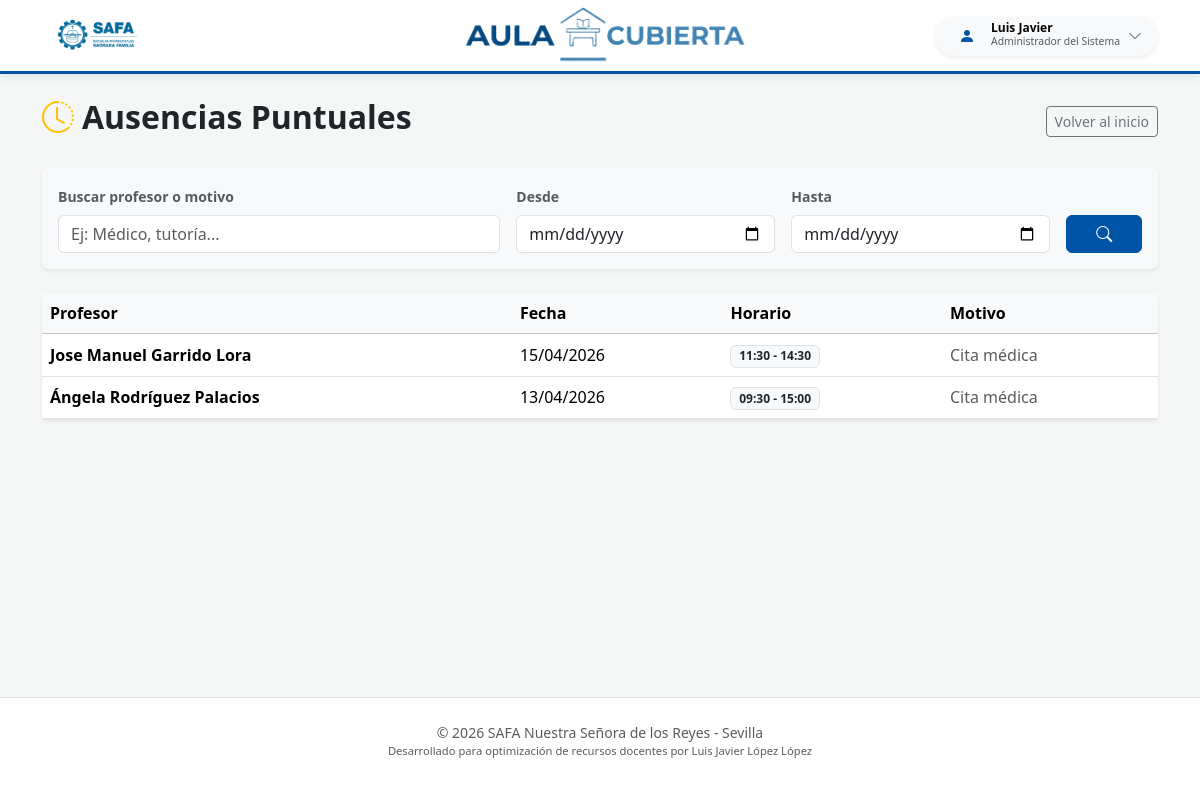
The app's page /central/ausencias/ (signed in), older data.
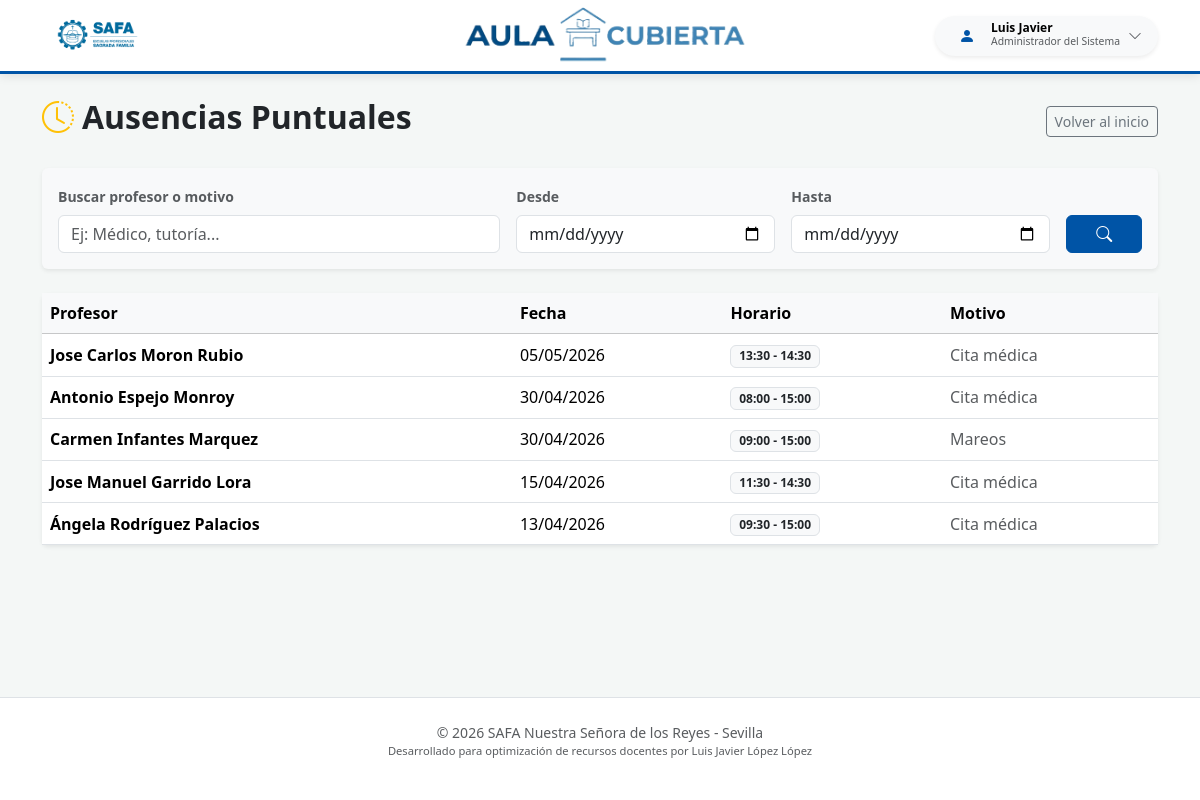
The same page, newer data.
### safa_guardias/models.py (models this page shows, shortened)
class CentroSaaSModel(models.Model):
    centro = models.ForeignKey(
        'CentroEscolar',
        on_delete=models.CASCADE,
        null=True, # Lo dejamos nullable por ahora para que no te dé error al hacer make migrations con datos existentes
        blank=True
    )
    class Meta:
        abstract = True

class Profesor(CentroSaaSModel):
    ROLES_CHOICES = [
        ('ADMIN', 'Administrador del Sistema'),
        ('DIRECCION', 'Dirección'),
        ('JEFATURA', 'Jefatura de Estudios'),
        ('PROFESOR', 'Profesorado'),
    ]
    nombre = models.CharField(max_length=100)
    apellidos = models.CharField(max_length=150)
    abreviatura = models.CharField(max_length=10)
    email = models.EmailField(blank=True, null=True)
    usuario = models.OneToOneField(User, on_delete=models.SET_NULL, null=True, blank=True, related_name='perfil_profesor')
    rol = models.CharField(max_length=20, choices=ROLES_CHOICES, default='PROFESOR')
    centro = models.ForeignKey(CentroEscolar, on_delete=models.CASCADE, related_name='profesores', null=True, blank=True)

class AusenciaPuntual(CentroSaaSModel):
    profesor = models.ForeignKey(Profesor, on_delete=models.CASCADE, related_name='ausencias_puntuales')
    fecha = models.DateField(default=timezone.now, verbose_name="Fecha de la ausencia")
    hora_inicio = models.TimeField(verbose_name="Desde las...")
    hora_fin = models.TimeField(verbose_name="Hasta las...")
    motivo = models.CharField(max_length=255, blank=True, null=True)

### safa_guardias/views.py (the view)
# urls.py: path('central/ausencias/', views.lista_ausencias, name='lista_ausencias'),
@login_required
def lista_ausencias(request):
    centro = obtener_centro_usuario(request)
    ausencias = AusenciaPuntual.objects.filter(profesor__centro=centro).order_by('-fecha')
    q = request.GET.get('q', '')
    fecha_desde = request.GET.get('fecha_desde', '')
    fecha_hasta = request.GET.get('fecha_hasta', '')
    if q:
        ausencias = ausencias.filter(
            Q(profesor__nombre__icontains=q) |
            Q(profesor__apellidos__icontains=q) |
            Q(motivo__icontains=q)
        )
    if fecha_desde:
        ausencias = ausencias.filter(fecha__gte=fecha_desde)
    if fecha_hasta:
        ausencias = ausencias.filter(fecha__lte=fecha_hasta)
    context = {'ausencias': ausencias, 'q': q, 'fecha_desde': fecha_desde, 'fecha_hasta': fecha_hasta}
    return render(request, 'lista_ausencias.html', context)

### safa_guardias/context_processors.py (called while the page is built)
def selector_centros_global(request):
    es_admin = request.user.is_authenticated and (
            request.user.is_superuser or
            (hasattr(request.user, 'perfil_profesor') and request.user.perfil_profesor.rol == 'ADMIN')
    )
    if es_admin:
        return {
            'lista_centros_admin': CentroEscolar.objects.all().order_by('nombre'),
            'centro_activo_admin': obtener_centro_usuario(request)
        }
    return {}

### safa_guardias/utils.py (called while the page is built)
def obtener_centro_usuario(request):
    es_admin = request.user.is_superuser or (
            hasattr(request.user, 'perfil_profesor') and request.user.perfil_profesor.rol == 'ADMIN'
    )
    if es_admin:
        centro_id_sesion = request.session.get('centro_activo_id')
        if centro_id_sesion:
            return CentroEscolar.objects.filter(id=centro_id_sesion).first()
    try:
        return request.user.perfil_profesor.centro
    except AttributeError:
        return None

### templates/lista_ausencias.html (shortened to what this page needs)
{% extends 'base.html' %}
{% block body %}
<div class="container py-4">
    <div class="d-flex justify-content-between align-items-center mb-4">
        <h2 class="fw-bold"><i class="bi bi-clock-history text-warning me-2"></i>Ausencias Puntuales</h2>
        <a href="{% url 'centro_datos' %}" class="btn btn-outline-secondary btn-sm">Volver al inicio</a>
    </div>
    <div class="card border-0 shadow-sm mb-4 bg-light">
        <div class="card-body">
            <form method="GET" class="row g-3 align-items-end">
                <div class="col-md-5">
                    <label class="form-label small fw-bold text-muted">Buscar profesor o motivo</label>
                    <input type="text" name="q" class="form-control" placeholder="Ej: Médico, tutoría..." value="{{ q }}">
                </div>
                <div class="col-md-3">
                    <label class="form-label small fw-bold text-muted">Desde</label>
                    <input type="date" name="fecha_desde" class="form-control" value="{{ fecha_desde }}">
                </div>
                <div class="col-md-3">
                    <label class="form-label small fw-bold text-muted">Hasta</label>
                    <input type="date" name="fecha_hasta" class="form-control" value="{{ fecha_hasta }}">
                </div>
                <div class="col-md-1">
                    <button type="submit" class="btn btn-primary w-100"><i class="bi bi-search"></i></button>
                </div>
            </form>
        </div>
    </div>
    <div class="card border-0 shadow-sm">
        <div class="card-body p-0">
            <table class="table table-hover align-middle mb-0">
                <thead class="table-light">
                    <tr>
                        <th>Profesor</th>
                        <th>Fecha</th>
                        <th>Horario</th>
                        <th>Motivo</th>
                    </tr>
                </thead>
                <tbody>
                    {% for ausencia in ausencias %}
                    <tr>
                        <td class="fw-bold">{{ ausencia.profesor.nombre }} {{ ausencia.profesor.apellidos }}</td>
                        <td>{{ ausencia.fecha|date:"d/m/Y" }}</td>
                        <td><span class="badge bg-light text-dark border">{{ ausencia.hora_inicio|time:"H:i" }} - {{ ausencia.hora_fin|time:"H:i" }}</span></td>
                        <td class="text-muted">{{ ausencia.motivo|default:"-" }}</td>
                    </tr>
                    {% empty %}
                    <tr><td colspan="4" class="text-center py-4 text-muted">No se encontraron ausencias.</td></tr>
                    {% endfor %}
                </tbody>
            </table>
        </div>
    </div>
</div>
{% endblock %}

### templates/base.html (shortened to what this page needs)
{% load django_bootstrap5 %}
{% load static %}
<!DOCTYPE html>
<html lang="es">
<head>
    {% bootstrap_css %}
    <link rel="stylesheet" href="https://cdn.jsdelivr.net/npm/bootstrap-icons@1.11.0/font/bootstrap-icons.css">
    <link rel="stylesheet" href="{% static 'css/global.css' %}">
    <link href="https://cdn.jsdelivr.net/npm/tom-select@2.2.2/dist/css/tom-select.bootstrap5.min.css" rel="stylesheet">
</head>
<body class="d-flex flex-column min-vh-100">
    {% include 'barra_navegacion.html' %}
    <main class="flex-fill">
        {% block body %}
        {% endblock %}
    </main>
    {% include 'pie_pagina.html' %}
</body>
</html>

### templates/barra_navegacion.html (shortened to what this page needs)
{% load static %}
<nav class="navbar navbar-expand-lg navbar-light sticky-top py-2">
    <div class="container">
        <a class="navbar-brand" href="{% url 'index' %}">
            <img src="{% static 'images/logo_safa.png' %}" alt="Logo SAFA" style="height: 45px; width: auto;">
        </a>
        <div class="navbar-title-center d-none d-md-block">
            <a href="{% url 'index' %}">
                <img src="{% static 'images/logo.png' %}" alt="Logo App" style="height: 80px; width: auto;">
            </a>
        </div>
        <div class="ms-auto d-flex align-items-center">
            {% if user.is_authenticated %}
                <div class="dropdown">
                    <button class="btn btn-light border-0 d-flex align-items-center gap-2 rounded-pill px-3 py-1 shadow-sm"
                            type="button" id="userMenu" data-bs-toggle="dropdown" aria-expanded="false" data-bs-auto-close="outside">
                        <div class="icon-safa text-white rounded-circle d-flex align-items-center justify-content-center"
                             style="width: 32px; height: 32px;">
                            <i class="bi bi-person-fill"></i>
                        </div>
                        <div class="text-start d-none d-sm-block">
                            <div class="fw-bold" style="font-size: 0.75rem; line-height: 1;">{{ user.perfil_profesor.nombre }}</div>
                            <div class="text-muted" style="font-size: 0.65rem;">{{ user.perfil_profesor.get_rol_display }}</div>
                        </div>
                        <i class="bi bi-chevron-down small text-muted"></i>
                    </button>
                </div>
            {% else %}
                <a href="{% url 'login' %}" class="btn btn-safa btn-sm rounded-pill px-4">
                    <i class="bi bi-person-circle me-1"></i> Acceder
                </a>
            {% endif %}
        </div>
    </div>
</nav>

### templates/pie_pagina.html
<footer class="text-center py-4 bg-white border-top">
    <p class="mb-0 text-muted small">© 2026 SAFA Nuestra Señora de los Reyes - Sevilla</p>
    <p class="text-muted" style="font-size: 0.7rem;">Desarrollado para optimización de recursos docentes por Luis Javier López López</p>
</footer>

### static/css/global.css (style rules this page uses)
:root { --safa-blue: #0054a6; --safa-light-blue: #e6f0f9; --safa-accent: #f39c12; --safa-success: #28a745; --safa-warning: #ffc107; --safa-danger: #dc3545; --bs-primary: var(--safa-blue); --bs-primary-rgb: 0, 84, 166; --bs-primary-border-subtle: var(--safa-light-blue); }
body { background-color: #f4f7f6; font-family: 'Segoe UI', Roboto, sans-serif; }
.navbar { background-color: white !important; border-bottom: 3px solid var(--safa-blue); box-shadow: 0 2px 10px rgba(0, 0, 0, 0.1); }
.navbar-title-center { font-family: 'Montserrat', sans-serif; font-size: 1.8rem; letter-spacing: -0.5px; color: var(--safa-blue); position: absolute; left: 50%; transform: translateX(-50%); white-space: nowrap; margin: 0; }
.navbar > .container { position: relative; display: flex; justify-content: space-between; align-items: center; }
.icon-safa { color: var(--safa-blue) !important; }
.btn-primary { --bs-btn-bg: var(--safa-blue); --bs-btn-border-color: var(--safa-blue); --bs-btn-hover-bg: #003d7a; --bs-btn-hover-border-color: #003d7a; --bs-btn-active-bg: #003d7a; --bs-btn-focus-shadow-rgb: var(--bs-primary-rgb); }
a { color: var(--safa-blue); }

Row changes from the older to the newer data that the page shows:
added AusenciaPuntual: profesor.nombre "Jose Carlos", profesor.apellidos "Moron Rubio", fecha "05/05/2026", hora_inicio "13:30", hora_fin "14:30", motivo "Cita médica"
added AusenciaPuntual: profesor.nombre "Antonio", profesor.apellidos "Espejo Monroy", fecha "30/04/2026", hora_inicio "08:00", hora_fin "15:00", motivo "Cita médica"
added AusenciaPuntual: profesor.nombre "Carmen", profesor.apellidos "Infantes Marquez", fecha "30/04/2026", hora_inicio "09:00", hora_fin "15:00", motivo "Mareos"
